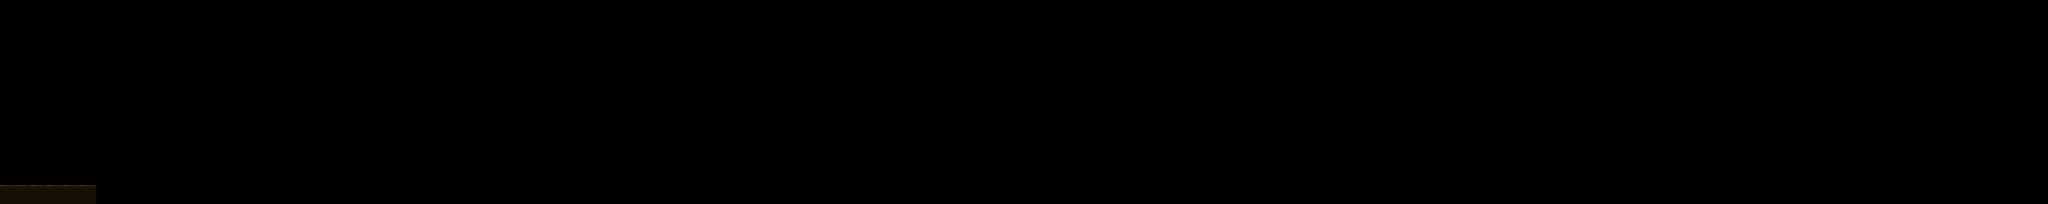

Rendered tile map (Tiled .tmx) drawn with the repository's tilesets; below, a short description and the map source with its tile grids summarised:
An orthogonal 1000x100 tile map with 16x16 px tiles, 2 tile layers (ground, grass).

<map version="1.4" tiledversion="1.4.3" orientation="orthogonal" renderorder="right-down" width="1000" height="100" tilewidth="16" tileheight="16" infinite="0" nextlayerid="3" nextobjectid="1">
 <tileset firstgid="1" name="tiles" tilewidth="16" tileheight="16" tilecount="900" columns="30">
  <image source="tiles.png" width="480" height="480" />
 </tileset>
 <layer id="1" name="ground" width="1000" height="100">
  <data>[100000 cells, 423 non-empty, 12 distinct tile ids]</data>
 </layer>
 <layer id="2" name="grass" width="1000" height="100">
  <data>[100000 cells, 47 non-empty, 8 distinct tile ids]</data>
 </layer>
</map>
